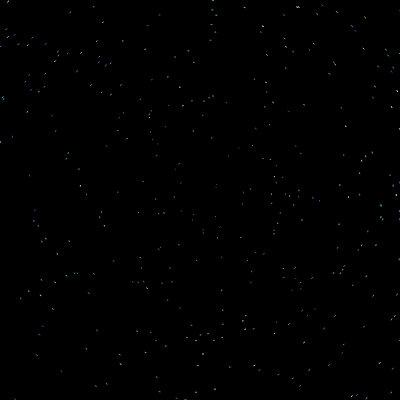
Frame 1 (no input)
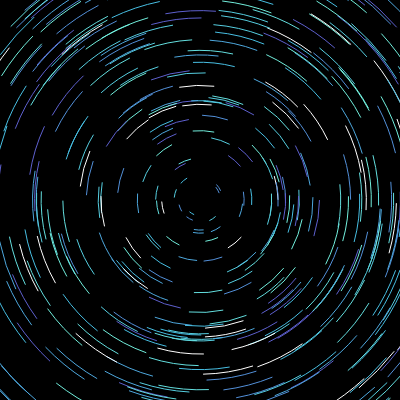
Frame 60 (no input)
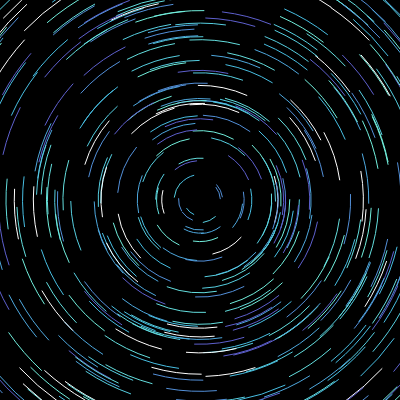
Frame 120 (the mouse pressed at the canvas centre since frame 60)

The p5.js sketch that drew these frames (run headless with seeded random() and noise() and a simulated clock; from frame 60 on, the mouse is pressed at the canvas centre):

// p5.js sketch
// ── sketch.js

class NoiseBackground {
    constructor() {
        let inc = 3;
        noStroke();
        for (let x = 0; x < width; x += inc) {
            for (let y = 0; y < height; y += inc) {
                fill(lerpColor(color("#0075A2"), color("#00FFC5"), noise(x / 200, y / 200, 0) * 2));
                square(x - 1, y - 1, inc + 1, inc + 1);
            }
        }
        this.img = get();
    }
    getimg() {
        return this.img;
    }
}


class RotatingParticle {
    static colors() {
        return [color("#80ffdb6"), color("#72efdd"), color("#64dfdf"), color("#56cfe1"), color("#48bfe3"), color("#4ea8de"), color("#5390d9"), color("#5e60ce")];
    }
    static randColor() {
        return RotatingParticle.colors()[Math.floor(Math.random() * RotatingParticle.colors().length)];
    }
    static maxDist() {
        return 50;
    }
    thetaVel() {
        return 0.005;
    }
    maxThetaDist() {
        return RotatingParticle.maxDist() / this.r;
    }

    constructor(r, theta) {
        this.color = RotatingParticle.randColor();
        this.minT = theta;
        this.maxT = theta;
        this.r = r;

    }
    update() {
        this.maxT += this.thetaVel();
        if (this.maxT - this.minT > this.maxThetaDist()) {
            this.minT = this.maxT - this.maxThetaDist();
        }
    }
    display() {
        noFill();
        stroke(red(this.color), green(this.color), blue(this.color), 255);
        strokeWeight(1);
        arc(0, 0, 2 * this.r, 2 * this.r, this.minT, this.maxT);

    }
}

let a = 1;

class RotatingParticleSystem {
    constructor() {
        this.particles = [];
        let r2 = (width * width + height * height) / 4;
        for (let i = 0; i < 500; i++) {
            let currR = Math.pow(Math.pow(r2, a) * Math.random(), 0.5 / a);
            let theta = 2 * Math.PI * Math.random();
            this.particles.push(new RotatingParticle(currR, theta));
        }
        // this.back = new NoiseBackground();
    }
    draw() {

        // let mask = createGraphics(width,height);

        push();
        translate(width / 2, height / 2);
        for (const p of this.particles) {
            p.update();
            p.display();
        }
        pop();
    }
}



let system;
let back;
function setup() {
    createCanvas(400, 400);
    system = new RotatingParticleSystem();
}

function draw() {
    background(0);
    system.draw();
}
